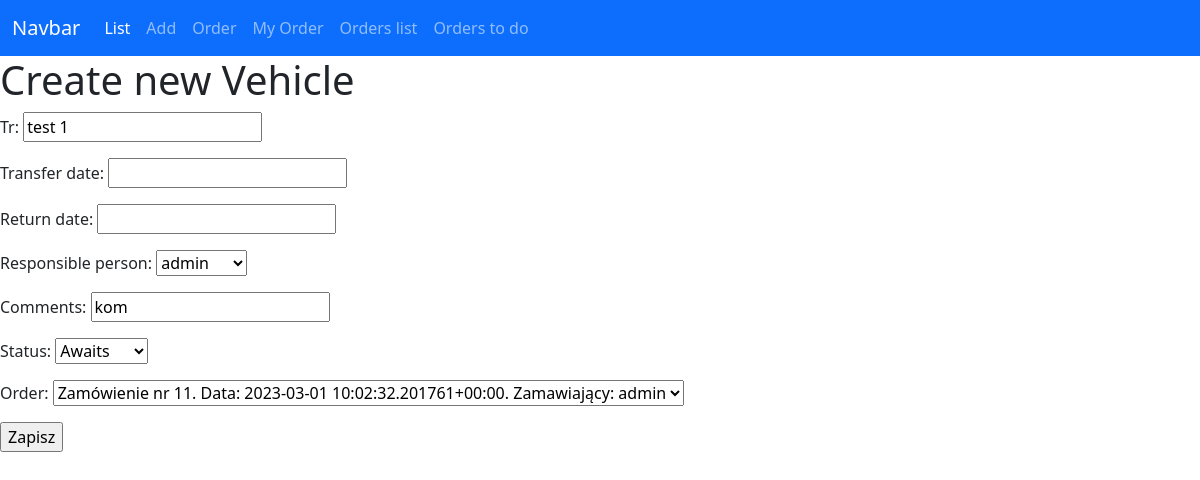
/files/update/15/, run on an earlier commit of the app's database.
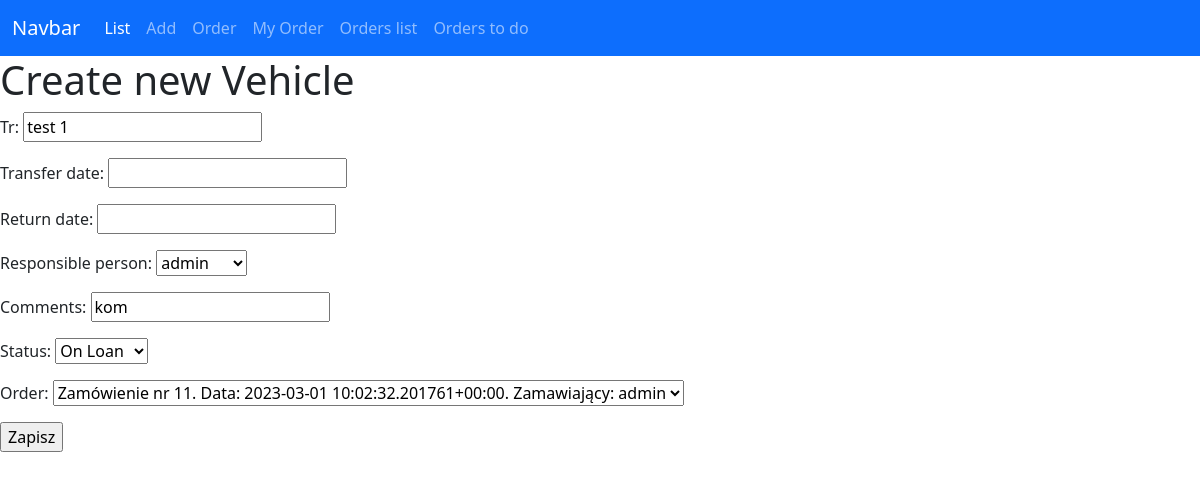
And on a later commit of the database.
### files/models.py (models this page shows, shortened)
class Vehicle(models.Model):
    tr = models.CharField(max_length=8)
    transfer_date = models.DateTimeField(blank=True, null=True)
    return_date = models.DateTimeField(blank=True, null=True)
    responsible_person = models.ForeignKey(User, related_name="vehicles", on_delete=models.RESTRICT)
    comments = models.CharField(max_length=100)
    LOAN_STATUS = (
        ('a', 'Awaits'),
        ('o', 'On Loan'),
        ('r', 'Returned'),
        ('e', 'rejected')
    )
    status = models.CharField(max_length=1, blank=True, choices=LOAN_STATUS, default='a')
    order = models.ForeignKey(Order, related_name="vehicles", on_delete=models.SET_NULL, null=True)

### files/views.py (the view)
# urls.py: path('update/<int:pk>/', views.VehicleUpdateView.as_view(), name='update_vehicle'),
class VehicleUpdateView(UpdateView):
    model = Vehicle
    fields = '__all__'
    success_url = reverse_lazy('files:orders')

### files/models.py (called while the page is built)
    def __str__(self) -> str:
        return f"Zamówienie nr {self.id}. Data: {self.order_date}. Zamawiający: {self.orderer}"

### files/templates/files/vehicle_form.html (shortened to what this page needs)
{% extends 'home.html' %}
{% block content %}
    <h1>Create new Vehicle</h1>
    <form action="" method="post">
        {{form.as_p}}
        <input type="submit" value="Zapisz">
    </form>
{% endblock content %}

What changed in the data, as far as the page shows it:
changed Vehicle "test 1": status "Awaits" → "On Loan"
